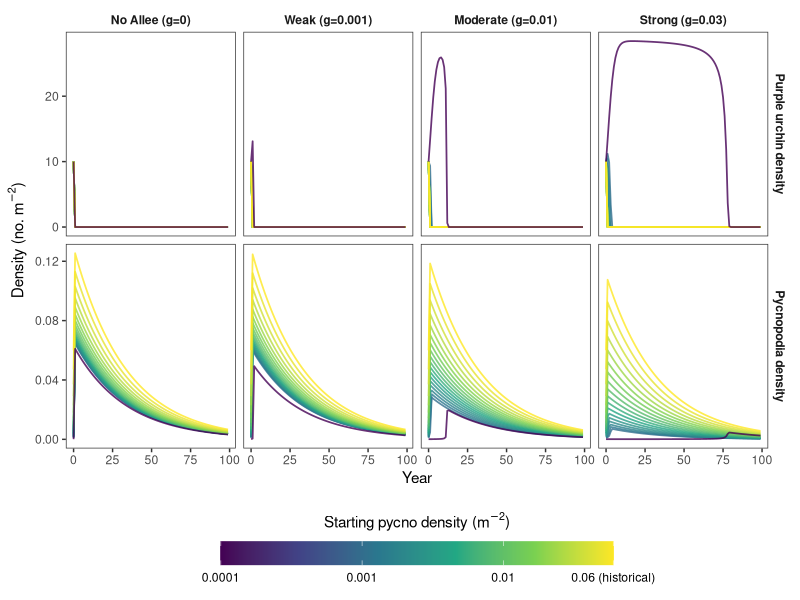

Write R code to recreate this figure.
## ---- chunk 1
knitr::opts_chunk$set(echo = TRUE)
## ---- chunk 2
library(deSolve)
library(dplyr)
library(ggplot2)
library(tidyr)
## ---- chunk 3
diffyq <- function(t, N, pars) {

  S <- max(N[1], 0)   # Pycnopodia density
  U <- max(N[4], 0)   # urchin density
  
  X1 <- max(N[2], 0)  # susceptible alternative prey
  X2 <- max(N[3], 0)  # non-susceptible alternative prey
  O <- X1 + X2  # total alternative prey (used in urchin equation denominator)


  # Pycnopodia dynamics--------------------------------------------------------- 
  #   birth term: e * [[p*q*U*S / (1+b*U + c_o*O)] * [(1 - U/K)^z] + (p*q*O*S / (1+b*U + c_o*O)] * [S/(S+g)]
  #   death term: d * S

  
  urchin_consumption <- (pars$rho_u * pars$alpha * U * S) / (1 + pars$b_u * U + pars$c_o * O)
  alt_consumption    <- (pars$rho_x * pars$alpha * O * S) / (1 + pars$b_u * U + pars$c_o * O)
  
  allee_effect <- S / (S + pars$g)
  nutritional_impact <- pmax(1 - U / pars$K, 0) ^ pars$z  # pmax prevents negative base

  birth_S <- pars$e * (urchin_consumption * nutritional_impact + alt_consumption) * allee_effect
  death_S <- pars$d * S

  dSdt <- birth_S - death_S

  # Urchin dynamics-------------------------------------------------------------
  #   growth term: i*U*(1 - U/K)
  #   predation:   p*q*U*S / (1 + b*U + c*O)
  
  growth_U   <- pars$rec * U * (1 - U / pars$K)
  predation_U <- (pars$rho_u * pars$alpha * U * S) / (1 + pars$b_u * U + pars$c_o * O) 

  dUdt <- growth_U - predation_U
  
  # Alternative prey -----------------------------------------------------------
  # Predation on alternative prey by Pycnopodia
  predation_X1 <- (pars$rho_x * pars$alpha * X1 * S) / (1 + pars$b_u * U + pars$c_o * O)
  predation_X2 <- (pars$rho_x * pars$alpha * X2 * S) / (1 + pars$b_u * U + pars$c_o * O)
  
  # Logistic growth + exchange between types - predation
  dx1dt <- pars$r * X1 * (1 - (X1 + X2) / pars$K_alt) + pars$exchange * (X2 - X1) - predation_X1
  dx2dt <- pars$r * X2 * (1 - (X1 + X2) / pars$K_alt) + pars$exchange * (X1 - X2) - predation_X2


  return(list(c(dSdt, dx1dt, dx2dt, dUdt)))
}
## ---- chunk 4
pars <- list(

  # Predation / functional response
  alpha  = 1000,     # search / attack rate (Q), Galloway et al. uses alpha = 1000
  rho_u  = 1,      # preference weight for urchins (P)
  rho_x  = 1,    # preference weight for alt prey (eat alt prey half the time)
  b_u    = 0.01,   # urchin saturation coefficient (b)
  c_o    = 0.1,    # alt prey saturation coefficient (c)

  # Urchin parameters
  rec    = 0.5,        # fixed urchin recruitment
  K      = 16.65,         # urchin carrying capacity
  m      = 0.0833,     # urchin natural mortality rate

  # Pycnopodia parameters 
  e      = 0.001,        # conversion efficiency 
  g      = 0.01,       # Allee effect threshold
  z      = 0.3,        # nutritional value exponent; 1 = linear, >1 = convex penalty
  d      = 0.03,      # sea star mortality - made this up!!! 
  
  # Alternative prey parameters
  r        = 0.5,      # growth rate for alternative prey
  K_alt    = 30,       # carrying capacity for alternative prey
  exchange = 0.5       # exchange rate between susceptible and non-susceptible prey
)
## ---- chunk 5
run_mods <- function(P0,
                     g        = 0.01,
                     d        = 0.03,
                     z        = 0.3,
                     rec      = 0.5,
                     X0       = 30,
                     Y0       = 10,  # initial urchin density 
                     ode_fun,
                     pars,
                     n_iter   = 100,
                     interval = 1) {

  # Update parameters for this run
  pars$g    <- g
  pars$d    <- d
  pars$z    <- z
  pars$K    <- X0
  pars$rec  <- rec

  # Run ODE  (state order: S, X1, X2, U)
  out <- ode(
    y     = c(P0, X0, X0, Y0),
    times = seq(0, (n_iter - 1) * interval, by = interval),
    func  = ode_fun,
    parms = pars
  )

  data.frame(
    time   = out[, 1],
    pycno  = out[, 2],
    X1     = out[, 3],
    X2     = out[, 4],
    urchin = out[, 5],
    P0     = P0,
    g      = g,
    d      = d,
    z      = z
  )
}

# ------------------------------------------------------------------------------
# Run scenarios
# ------------------------------------------------------------------------------

P0_vals <- c(0.0001, exp(seq(log(0.001), log(0.06), length.out = 18)))
g_vals  <- c(0, 0.001, 0.01, 0.03)

results <- expand.grid(P0 = P0_vals, g = g_vals) %>%
  rowwise() %>%
  do(run_mods(
    P0       = .$P0,
    g        = .$g,
    ode_fun  = diffyq,
    pars = pars,
    n_iter   = 100
  )) %>%
  ungroup()

## ---- chunk 6

results <- results %>%
  mutate(
    P0_label = paste0("P0 = ", round(P0, 4)),
    g_label  = factor(g, labels = c("No Allee (g=0)",
                                     "Weak (g=0.001)",
                                     "Moderate (g=0.01)",
                                     "Strong (g=0.03)"))
  )

results_long <- results %>%
  select(time, pycno, urchin, P0, P0_label, g_label) %>%
  pivot_longer(cols      = c(pycno, urchin),
               names_to  = "species",
               values_to = "density") %>%
  mutate(species = recode(species,
                          "pycno"  = "Pycnopodia density",
                          "urchin" = "Purple urchin density"))

p_updated <- ggplot(results_long,
                    aes(x = time, y = density,
                        colour = P0, group = P0_label)) +
  geom_line(alpha = 0.8, linewidth = 0.6) +
  scale_colour_viridis_c(
    trans   = "log10",
    name    = expression(paste("Starting pycno density (", m^-2, ")")),
    breaks  = c(0.0001, 0.001, 0.01, 0.06),
    labels  = c("0.0001", "0.001", "0.01", "0.06 (historical)")
  ) +
  facet_grid(species ~ g_label, scales = "free_y") +
  labs(
    x = "Year",
    y = expression(paste("Density (no. ", m^-2, ")"))
  ) +
  theme_bw() +
  theme(
    panel.grid       = element_blank(),
    legend.position  = "bottom",
    legend.key.width = unit(2, "cm"),
    strip.background = element_blank(),
    strip.text       = element_text(face = "bold")
  ) +
  guides(colour = guide_colourbar(title.position = "top", title.hjust = 0.5))

p_updated
